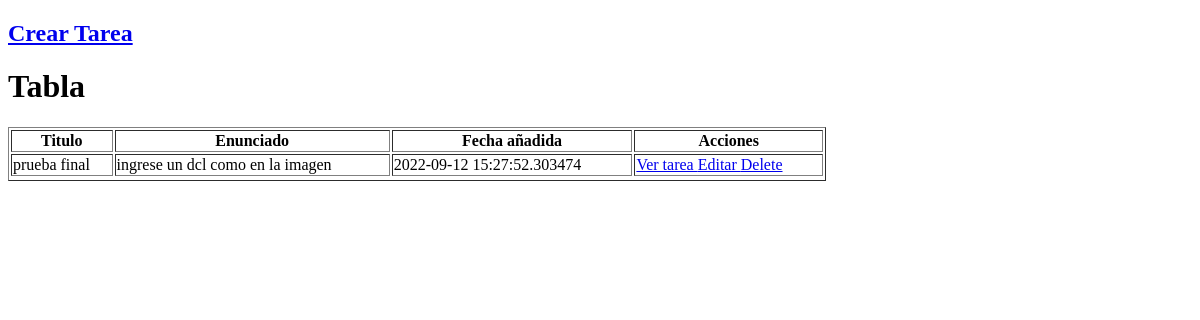
Before: / with the older database file.
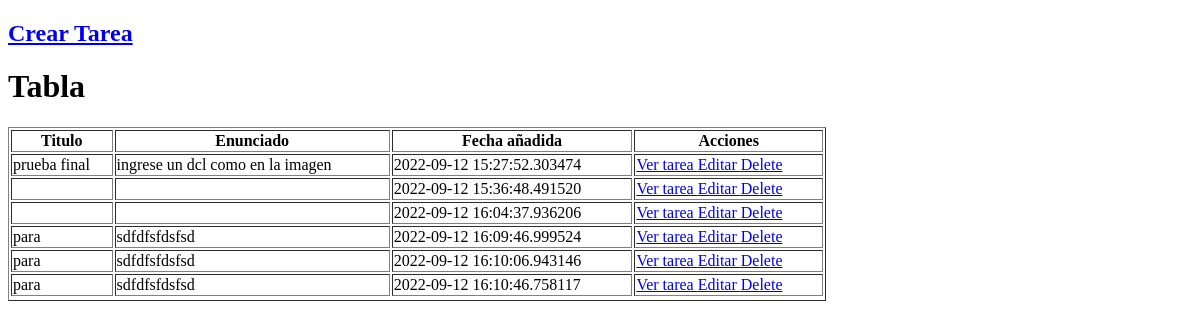
After: the same page with the newer database file.
### app.py (models this page shows)
class db_handler(db.Model):
    id = db.Column(db.Integer, primary_key=True)
    title = db.Column(db.String(50))
    enunciado = db.Column(db.String(500))
    data = db.Column(db.JSON)
    image_name = db.Column(db.Text)
    dificulty = db.Column(db.Integer)
    date_created = db.Column(db.DateTime)

### app.py (the view)
@app.route('/')
def home():
    tasks = db_handler.query.order_by(db_handler.id).all()
    return render_template('Tareas.html', tasks=tasks)

### templates/Tareas.html (shortened to what this page needs)
<!DOCTYPE html>
<html>
    <head>
    </head>
    <h2> <a href="Board" >Crear Tarea</a>   </h2>
    <body>
        <div class='test_content'>
            <h1> Tabla </h1>
            <table border="1" style="width: 818px;">
                <tr>
                    <th> Titulo </th>
                    <th> Enunciado </th>
                    <th> Fecha añadida </th>
                    <th> Acciones </th>
                </tr>
                {%for task in tasks %}
                <tr>
                    <td> {{ task.title }}  </td>
                    <td>  {{ task.enunciado }}  </td>
                    <td>   {{ task.date_created}} </td>
                    <td>
                        <a href = "/VerTareas/{{task.id}}"> Ver tarea </a>
                        <a href = "/Update/{{task.id}}"> Editar </a>
                        <a href = "/Delete/{{task.id}}"> Delete </a>
                    </td>
                </tr>
                {%endfor%}
            </table>
        </div>
    </body>
</html>

Changed rows visible on the page:
added db_handler: date_created "2022-09-12 15:36:48.491520"
added db_handler: date_created "2022-09-12 16:04:37.936206"
added db_handler: title "para", enunciado "sdfdfsfdsfsd", date_created "2022-09-12 16:09:46.999524"
added db_handler: title "para", enunciado "sdfdfsfdsfsd", date_created "2022-09-12 16:10:06.943146"
added db_handler: title "para", enunciado "sdfdfsfdsfsd", date_created "2022-09-12 16:10:46.758117"
